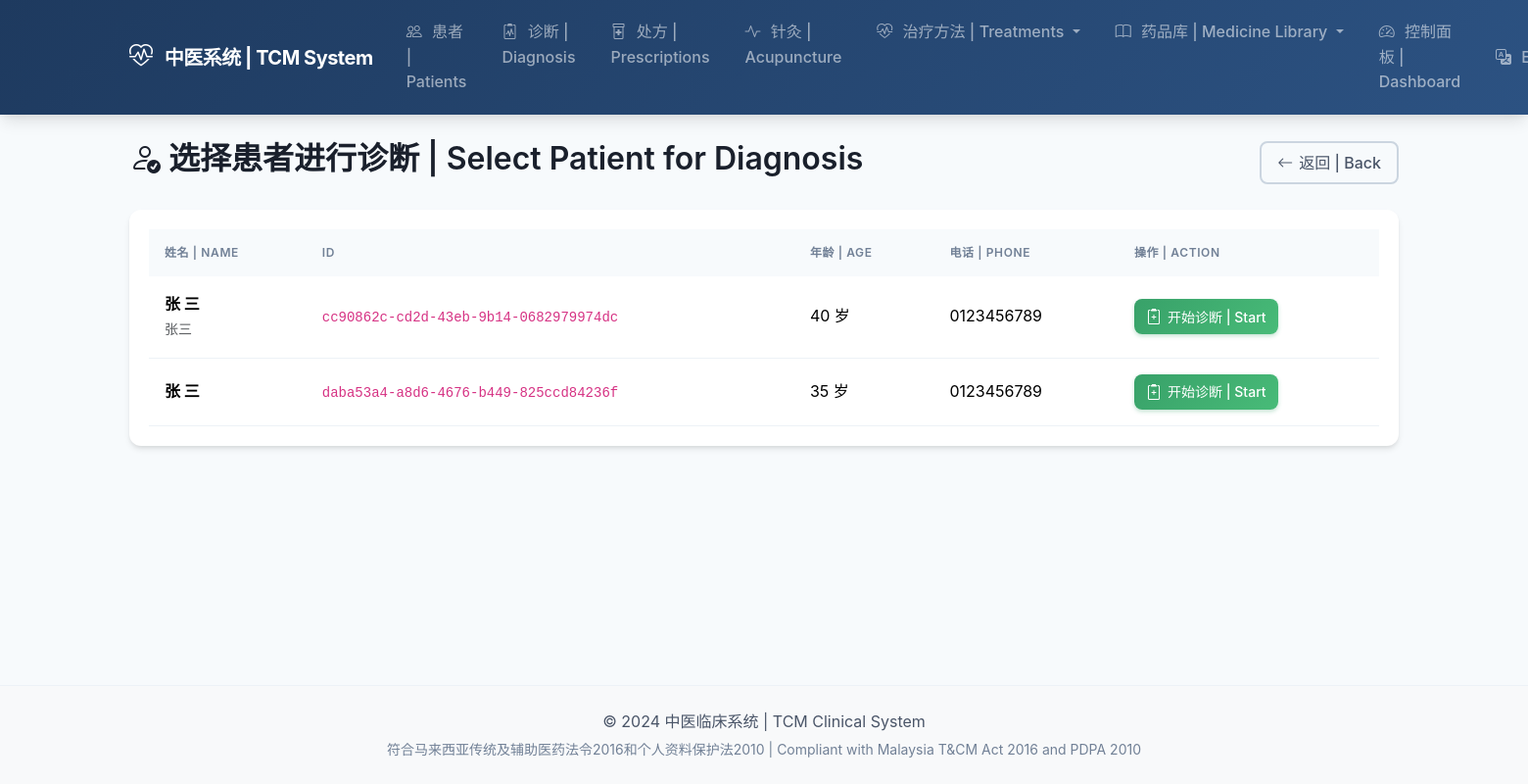
Before: /diagnosis/select-patient/ (signed in) with the older database file.
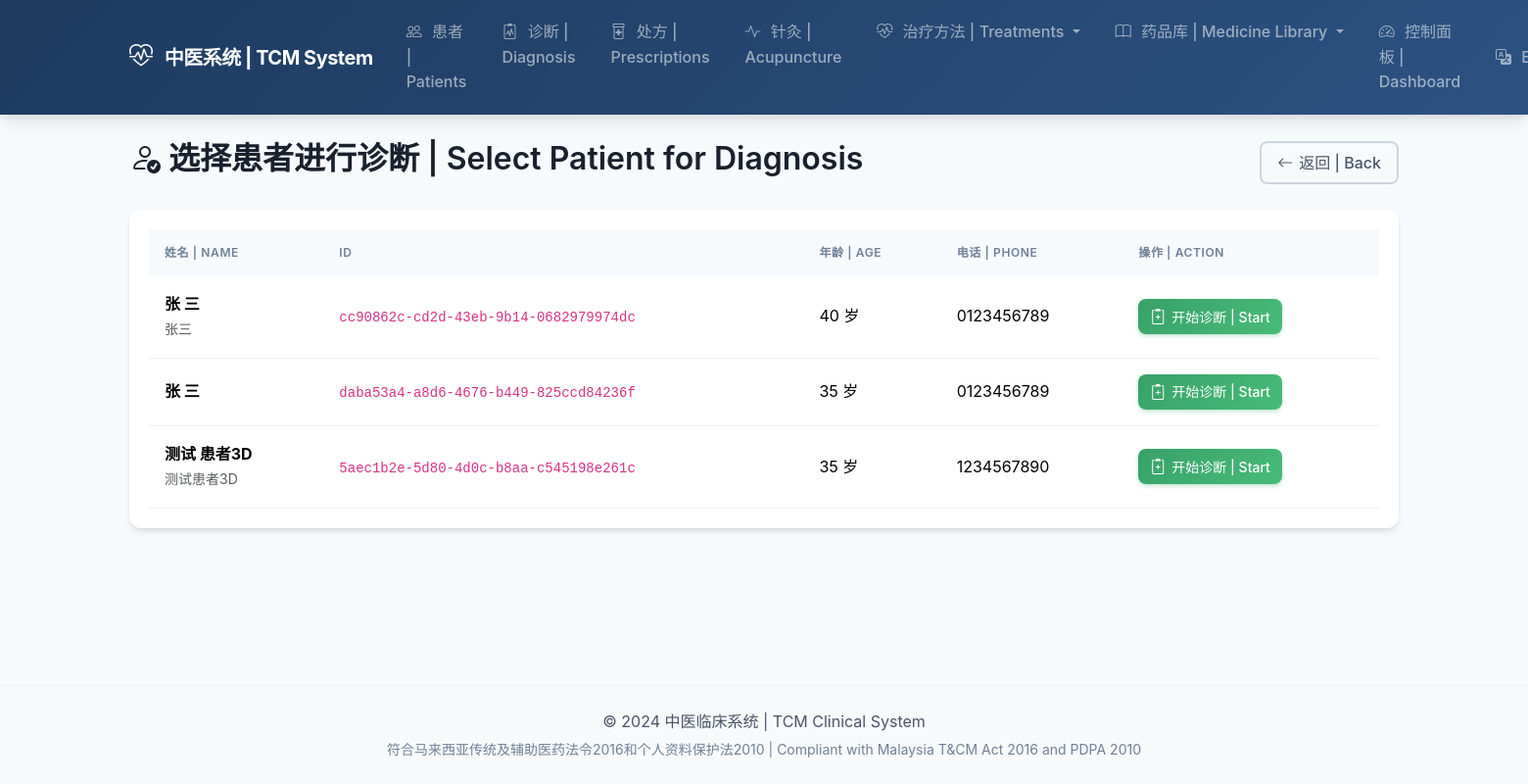
After: the same page with the newer database file.
### patients/models.py (models this page shows, shortened)
class Patient(models.Model):
    class Gender(models.TextChoices):
        MALE = 'M', _('Male (男)')
        FEMALE = 'F', _('Female (女)')
        OTHER = 'O', _('Other (其他)')
    class BloodType(models.TextChoices):
        A_POSITIVE = 'A+', 'A+'
        A_NEGATIVE = 'A-', 'A-'
        B_POSITIVE = 'B+', 'B+'
        B_NEGATIVE = 'B-', 'B-'
        AB_POSITIVE = 'AB+', 'AB+'
        AB_NEGATIVE = 'AB-', 'AB-'
        O_POSITIVE = 'O+', 'O+'
        O_NEGATIVE = 'O-', 'O-'
        UNKNOWN = 'UK', _('Unknown')
    patient_id = models.UUIDField(
        default=uuid.uuid4,
        editable=False,
        unique=True,
    )
    first_name = models.CharField(
        _('First Name'),
        max_length=100,
    )
    last_name = models.CharField(
        _('Last Name'),
        max_length=100,
    )
    chinese_name = models.CharField(
        _('Chinese Name (中文姓名)'),
        max_length=100,
        blank=True,
    )
    ic_number = models.CharField(
        _('IC/Passport Number'),
        max_length=30,
        unique=True,
        help_text=_('Malaysian IC or Passport number'),
    )
    date_of_birth = models.DateField(
        _('Date of Birth'),
    )
    gender = models.CharField(
        _('Gender'),
        max_length=1,
        choices=Gender.choices,
    )
    blood_type = models.CharField(
        _('Blood Type'),
        max_length=3,
        choices=BloodType.choices,
        default=BloodType.UNKNOWN,
    )
    phone = models.CharField(
        _('Phone Number'),
        max_length=20,
    )
    email = models.EmailField(
        _('Email'),
        blank=True,
    )
    address = models.TextField(
        _('Address'),
    )
    emergency_contact_name = models.CharField(
        _('Emergency Contact Name'),
        max_length=100,
        blank=True,
    )
    emergency_contact_phone = models.CharField(
        _('Emergency Contact Phone'),
        max_length=20,
        blank=True,
    )
    allergies = models.TextField(
        _('Allergies (过敏史)'),
        blank=True,
        help_text=_('List all known allergies to medications, herbs, or substances'),
    )
    chronic_conditions = models.TextField(
        _('Chronic Conditions (慢性疾病)'),
        blank=True,
        help_text=_('e.g., Diabetes, Hypertension, Heart Disease'),
    )
    current_medications = models.TextField(
        _('Current Medications (目前用药)'),
        blank=True,
        help_text=_('List all current Western and TCM medications'),
    )
    medical_history = models.TextField(
        _('Medical History (病史)'),
        blank=True,
        help_text=_('Past surgeries, major illnesses, hospitalizations'),
    )
    family_history = models.TextField(
        _('Family History (家族史)'),
        blank=True,
        help_text=_('Hereditary conditions in family'),
    )
    tcm_constitution = models.CharField(
        _('TCM Constitution (中医体质)'),
        max_length=100,
        blank=True,
        help_text=_('e.g., 气虚质, 阳虚质, 痰湿质'),
    )
    photo = models.ImageField(
        _('Photo'),
        upload_to='patients/photos/',
        blank=True,
        null=True,
    )
    notes = models.TextField(
        _('Additional Notes'),
        blank=True,
    )
    assigned_practitioner = models.ForeignKey(
        settings.AUTH_USER_MODEL,
        on_delete=models.SET_NULL,
        null=True,
        blank=True,
        related_name='patients',
        limit_choices_to={'role': 'practitioner'},
        verbose_name=_('Assigned Practitioner'),
    )
    user_account = models.OneToOneField(
        settings.AUTH_USER_MODEL,
        on_delete=models.SET_NULL,
        null=True,
        blank=True,
        related_name='patient_profile',
        verbose_name=_('User Account'),
    )
    consent_data_sharing = models.BooleanField(
        _('Consent to Data Sharing'),
        default=False,
        help_text=_('PDPA 2010 compliant consent for data sharing'),
    )
    consent_date = models.DateField(
        _('Consent Date'),
        null=True,
        blank=True,
    )
    is_active = models.BooleanField(
        _('Active'),
        default=True,
    )
    created_at = models.DateTimeField(auto_now_add=True)
    updated_at = models.DateTimeField(auto_now=True)
    class Meta:
        verbose_name = _('Patient')
        verbose_name_plural = _('Patients')
        ordering = ['-updated_at']
    @property
    def full_name(self):
        return f"{self.first_name} {self.last_name}"
    @property
    def age(self):
        from datetime import date
        today = date.today()
        return today.year - self.date_of_birth.year - (
            (today.month, today.day) < (self.date_of_birth.month, self.date_of_birth.day)
        )

### diagnosis/views.py (the view)
# urls.py: path('select-patient/', views.select_patient, name='select_patient'),
@login_required
def select_patient(request):
    patients = Patient.objects.filter(is_active=True).order_by('last_name', 'first_name')
    return render(request, 'diagnosis/select_patient.html', {
        'patients': patients,
    })

### accounts/models.py (called while the page is built)
    @property
    def is_admin(self):
        return self.role == self.Role.ADMIN

    @property
    def is_practitioner(self):
        return self.role == self.Role.PRACTITIONER

### templates/diagnosis/select_patient.html (shortened to what this page needs)
{% extends 'base.html' %}
{% load i18n %}
{% block content %}
<div class="d-flex justify-content-between align-items-center mb-4">
    <h2>
        <i class="bi bi-person-check"></i>
        选择患者进行诊断 | Select Patient for Diagnosis
    </h2>
    <a href="{% url 'diagnosis:list' %}" class="btn btn-outline-secondary">
        <i class="bi bi-arrow-left"></i> 返回 | Back
    </a>
</div>
<div class="card">
    <div class="card-body">
        {% if patients %}
        <div class="table-responsive">
            <table class="table table-hover">
                <thead>
                    <tr>
                        <th>姓名 | Name</th>
                        <th>ID</th>
                        <th>年龄 | Age</th>
                        <th>电话 | Phone</th>
                        <th>操作 | Action</th>
                    </tr>
                </thead>
                <tbody>
                    {% for patient in patients %}
                    <tr>
                        <td>
                            <strong>{{ patient.full_name }}</strong>
                            {% if patient.chinese_name %}
                            <br><small class="text-muted">{{ patient.chinese_name }}</small>
                            {% endif %}
                        </td>
                        <td><code>{{ patient.patient_id }}</code></td>
                        <td>{{ patient.age }} 岁</td>
                        <td>{{ patient.phone }}</td>
                        <td>
                            <a href="{% url 'diagnosis:start' patient.pk %}" class="btn btn-success btn-sm">
                                <i class="bi bi-clipboard2-plus"></i> 开始诊断 | Start
                            </a>
                        </td>
                    </tr>
                    {% endfor %}
                </tbody>
            </table>
        </div>
        {% endif %}
    </div>
</div>
{% endblock %}

Changed rows visible on the page:
added Patient: full_name "测试 患者3D", chinese_name "测试患者3D", patient_id "5aec1b2e-5d80-4d0c-b8aa-c545198e261c", age "35", phone "1234567890"
